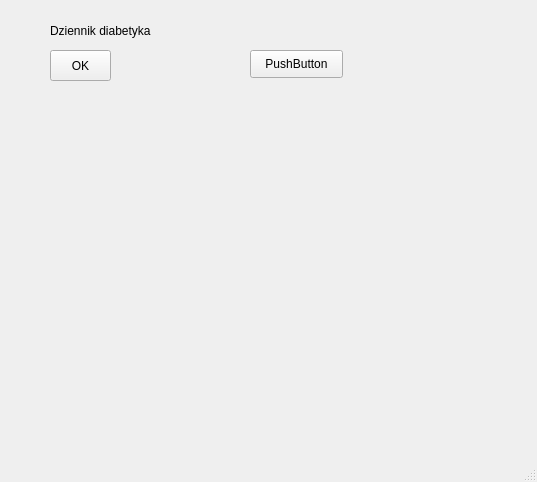
<?xml version="1.0" encoding="UTF-8"?>
<ui version="4.0">
 <class>MainWindow</class>
 <widget class="QMainWindow" name="MainWindow">
  <property name="geometry">
   <rect>
    <x>0</x>
    <y>0</y>
    <width>537</width>
    <height>482</height>
   </rect>
  </property>
  <property name="windowTitle">
   <string>MainWindow</string>
  </property>
  <widget class="QWidget" name="centralwidget">
   <widget class="QPushButton" name="pushButton">
    <property name="geometry">
     <rect>
      <x>50</x>
      <y>50</y>
      <width>61</width>
      <height>31</height>
     </rect>
    </property>
    <property name="text">
     <string>OK</string>
    </property>
   </widget>
   <widget class="QLabel" name="label">
    <property name="geometry">
     <rect>
      <x>50</x>
      <y>20</y>
      <width>111</width>
      <height>21</height>
     </rect>
    </property>
    <property name="text">
     <string>Dziennik diabetyka</string>
    </property>
   </widget>
   <widget class="QPushButton" name="pushButton_2">
    <property name="geometry">
     <rect>
      <x>250</x>
      <y>50</y>
      <width>93</width>
      <height>28</height>
     </rect>
    </property>
    <property name="text">
     <string>PushButton</string>
    </property>
   </widget>
  </widget>
  <widget class="QMenuBar" name="menubar">
   <property name="geometry">
    <rect>
     <x>0</x>
     <y>0</y>
     <width>537</width>
     <height>26</height>
    </rect>
   </property>
  </widget>
  <widget class="QStatusBar" name="statusbar"/>
 </widget>
 <resources/>
 <connections/>
</ui>
